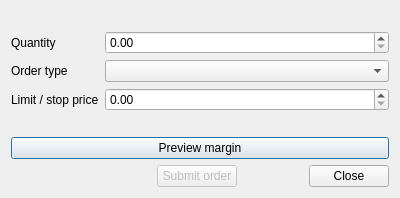
<?xml version="1.0" encoding="UTF-8"?>
<ui version="4.0">
 <class>OrderTicketDialog</class>
 <widget class="QDialog" name="OrderTicketDialog">
  <property name="windowTitle">
   <string>Order ticket</string>
  </property>
  <property name="minimumSize">
   <size>
    <width>400</width>
    <height>0</height>
   </size>
  </property>
  <layout class="QVBoxLayout" name="verticalLayout">
   <item>
    <widget class="QLabel" name="summaryLabel">
     <property name="text">
      <string/>
     </property>
     <property name="wordWrap">
      <bool>true</bool>
     </property>
    </widget>
   </item>
   <item>
    <layout class="QFormLayout" name="formLayout">
     <item row="0" column="0">
      <widget class="QLabel" name="quantityLabel">
       <property name="text">
        <string>Quantity</string>
       </property>
      </widget>
     </item>
     <item row="0" column="1">
      <widget class="QDoubleSpinBox" name="quantityBox"/>
     </item>
     <item row="1" column="0">
      <widget class="QLabel" name="orderTypeLabel">
       <property name="text">
        <string>Order type</string>
       </property>
      </widget>
     </item>
     <item row="1" column="1">
      <widget class="QComboBox" name="orderTypeBox"/>
     </item>
     <item row="2" column="0">
      <widget class="QLabel" name="priceLabel">
       <property name="text">
        <string>Limit / stop price</string>
       </property>
      </widget>
     </item>
     <item row="2" column="1">
      <widget class="QDoubleSpinBox" name="priceBox"/>
     </item>
    </layout>
   </item>
   <item>
    <widget class="QLabel" name="validationLabel">
     <property name="text">
      <string/>
     </property>
     <property name="wordWrap">
      <bool>true</bool>
     </property>
    </widget>
   </item>
   <item>
    <widget class="QPushButton" name="previewButton">
     <property name="text">
      <string>Preview margin</string>
     </property>
    </widget>
   </item>
   <item>
    <layout class="QHBoxLayout" name="buttonLayout">
     <item>
      <spacer name="buttonSpacer">
       <property name="orientation">
        <enum>Qt::Orientation::Horizontal</enum>
       </property>
       <property name="sizeHint" stdset="0">
        <size>
         <width>40</width>
         <height>20</height>
        </size>
       </property>
      </spacer>
     </item>
     <item>
      <widget class="QPushButton" name="submitButton">
       <property name="text">
        <string>Submit order</string>
       </property>
       <property name="enabled">
        <bool>false</bool>
       </property>
      </widget>
     </item>
     <item>
      <widget class="QDialogButtonBox" name="buttonBox">
       <property name="standardButtons">
        <set>QDialogButtonBox::StandardButton::Close</set>
       </property>
      </widget>
     </item>
    </layout>
   </item>
  </layout>
 </widget>
 <resources/>
 <connections/>
</ui>
